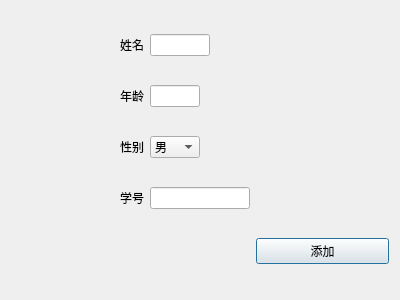
<?xml version="1.0" encoding="UTF-8"?>
<ui version="4.0">
 <class>addstudent</class>
 <widget class="QDialog" name="addstudent">
  <property name="geometry">
   <rect>
    <x>0</x>
    <y>0</y>
    <width>400</width>
    <height>300</height>
   </rect>
  </property>
  <property name="windowTitle">
   <string>学生信息</string>
  </property>
  <layout class="QGridLayout" name="gridLayout">
   <item row="2" column="1">
    <widget class="QComboBox" name="gender">
     <property name="maximumSize">
      <size>
       <width>50</width>
       <height>16777215</height>
      </size>
     </property>
     <item>
      <property name="text">
       <string>男</string>
      </property>
     </item>
     <item>
      <property name="text">
       <string>女</string>
      </property>
     </item>
    </widget>
   </item>
   <item row="1" column="0">
    <widget class="QLabel" name="label_2">
     <property name="text">
      <string>年龄</string>
     </property>
     <property name="alignment">
      <set>Qt::AlignRight|Qt::AlignTrailing|Qt::AlignVCenter</set>
     </property>
    </widget>
   </item>
   <item row="0" column="1">
    <widget class="QLineEdit" name="name">
     <property name="maximumSize">
      <size>
       <width>60</width>
       <height>16777215</height>
      </size>
     </property>
    </widget>
   </item>
   <item row="3" column="1">
    <widget class="QLineEdit" name="ID">
     <property name="maximumSize">
      <size>
       <width>100</width>
       <height>16777215</height>
      </size>
     </property>
    </widget>
   </item>
   <item row="4" column="2">
    <widget class="QPushButton" name="pushButton_2">
     <property name="text">
      <string>添加</string>
     </property>
    </widget>
   </item>
   <item row="2" column="0">
    <widget class="QLabel" name="label_3">
     <property name="text">
      <string>性别</string>
     </property>
     <property name="alignment">
      <set>Qt::AlignRight|Qt::AlignTrailing|Qt::AlignVCenter</set>
     </property>
    </widget>
   </item>
   <item row="3" column="0">
    <widget class="QLabel" name="label_4">
     <property name="text">
      <string>学号</string>
     </property>
     <property name="alignment">
      <set>Qt::AlignRight|Qt::AlignTrailing|Qt::AlignVCenter</set>
     </property>
    </widget>
   </item>
   <item row="0" column="0">
    <widget class="QLabel" name="label">
     <property name="text">
      <string>姓名</string>
     </property>
     <property name="alignment">
      <set>Qt::AlignRight|Qt::AlignTrailing|Qt::AlignVCenter</set>
     </property>
    </widget>
   </item>
   <item row="1" column="1">
    <widget class="QLineEdit" name="age">
     <property name="maximumSize">
      <size>
       <width>50</width>
       <height>16777215</height>
      </size>
     </property>
    </widget>
   </item>
  </layout>
  <zorder>ID</zorder>
  <zorder>label</zorder>
  <zorder>label_2</zorder>
  <zorder>label_3</zorder>
  <zorder>name</zorder>
  <zorder>age</zorder>
  <zorder>gender</zorder>
  <zorder>label_4</zorder>
  <zorder>pushButton_2</zorder>
 </widget>
 <tabstops>
  <tabstop>name</tabstop>
  <tabstop>age</tabstop>
  <tabstop>gender</tabstop>
  <tabstop>ID</tabstop>
  <tabstop>pushButton_2</tabstop>
 </tabstops>
 <resources/>
 <connections/>
</ui>
